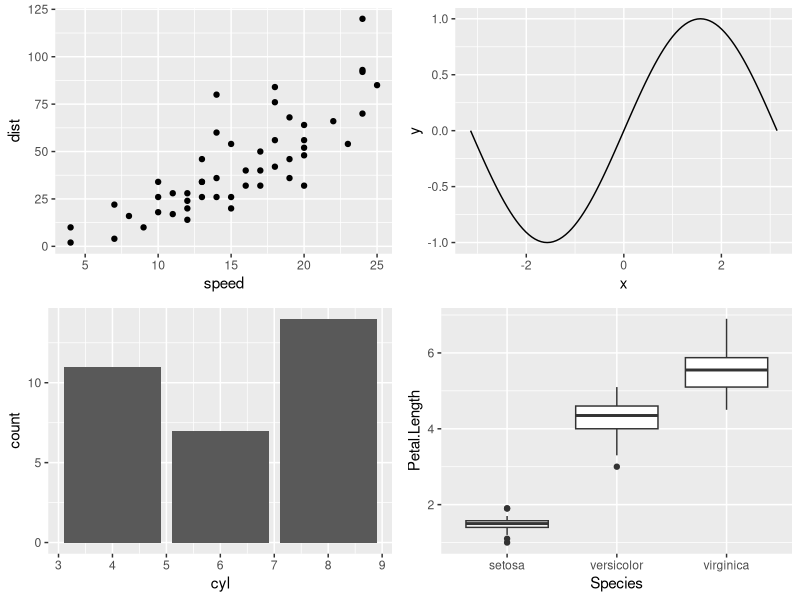

Generate this figure with R:
# 將一個畫布切割成為 2X2 個區塊，並使用 `ggplot2` 繪製任意四種圖形。
library(ggplot2)
library(gridExtra)
g1 <- ggplot(cars, aes(x = speed, y = dist)) + geom_point()
g2 <- ggplot(data.frame(x = c(-pi, pi)), aes(x = x)) + stat_function(fun = sin, geom = "line")
g3 <- ggplot(mtcars, aes(x = cyl)) + geom_bar()
g4 <- ggplot(iris, aes(x = Species, y = Petal.Length)) + geom_boxplot()
grid.arrange(g1, g2, g3, g4, nrow = 2, ncol = 2)